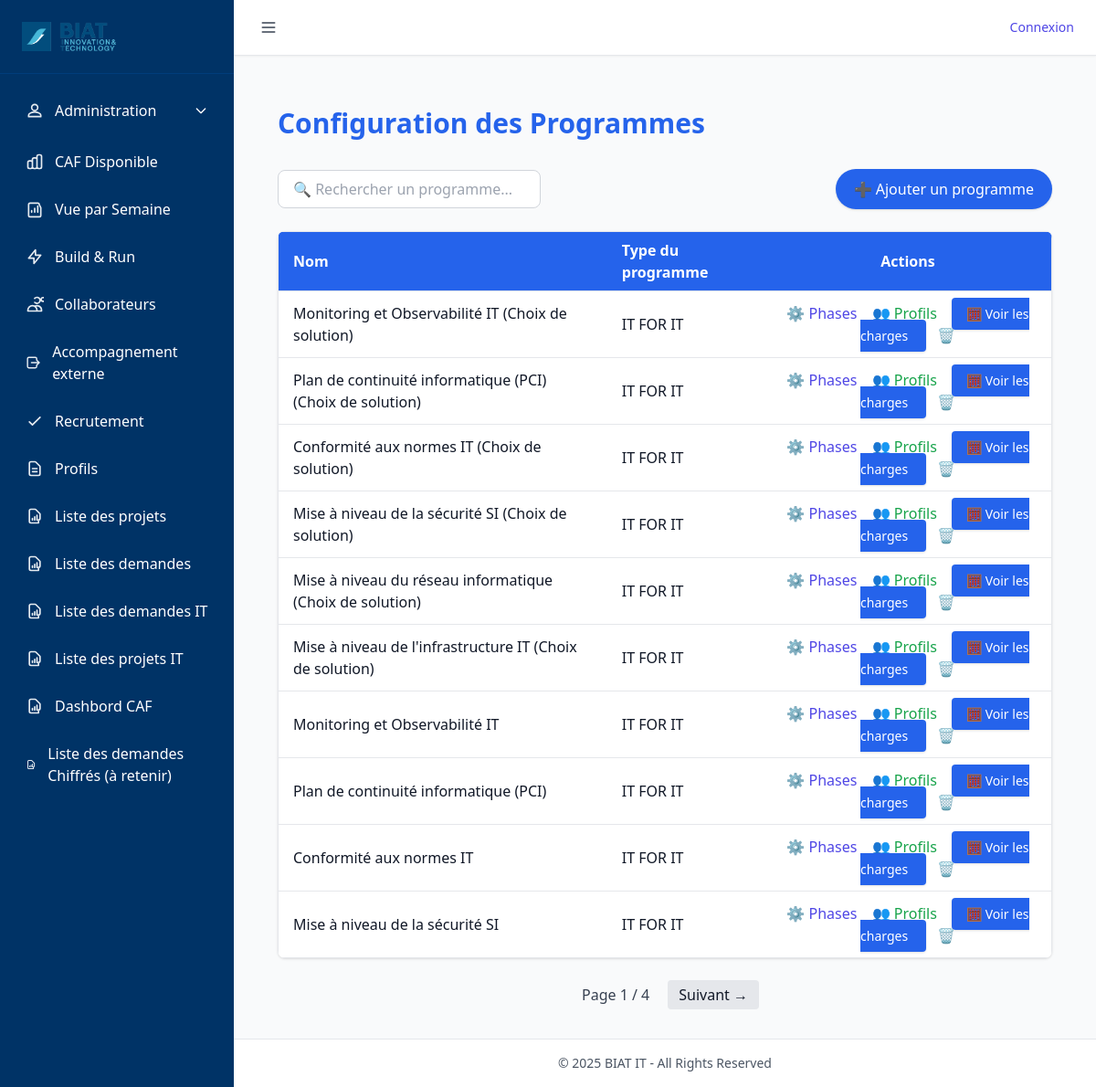
The app's page /programme_config/ with its own data.
### tables this page shows
CREATE TABLE "Programme" (
	"id"	INTEGER,
	"nom"	NVARCHAR(200),
	"idate"	DATE,
	"iuser"	INTEGER,
	"uuser"	INTEGER,
	"udate"	DATE, type NVARCHAR(200),
	PRIMARY KEY("id" AUTOINCREMENT)
);

### routes/programme_config_routes.py (the view)
@programme_config_bp.route("/")
def liste_programmes():
    q = (request.args.get("q", "") or "").strip()
    page = request.args.get("page", 1, type=int)
    per_page = 10
    offset = (page - 1) * per_page
    sql_base = "FROM Programme WHERE 1=1"
    params = []
    if q:
        sql_base += " AND nom LIKE ? COLLATE NOCASE"
        params.append(f"%{q}%")
    total_row = query_db(f"SELECT COUNT(*) as count {sql_base}", params, one=True)
    total = total_row["count"] if total_row else 0
    total_pages = (total + per_page - 1) // per_page  # arrondi supérieur
    sql = f"""
        SELECT id, nom, type
        {sql_base}
        ORDER BY id DESC
        LIMIT ? OFFSET ?
    """
    params += [per_page, offset]
    programmes = [dict(r) for r in query_db(sql, params)]
    return render_template(
        "Programme/programme_config_liste.html",
        programmes=programmes,
        q=q,
        page=page,
        total_pages=total_pages,
        total=total
    )

### utils/db_utils.py (called while the page is built)
def get_connection():
    conn = sqlite3.connect(
        DB_PATH,
        timeout=60,               # ⏱️ Patiente jusqu'à 60s avant "database is locked"
        check_same_thread=False
    )
    conn.row_factory = sqlite3.Row
    conn.execute("PRAGMA journal_mode=WAL;")      # Autorise les écritures concurrentes
    conn.execute("PRAGMA synchronous=NORMAL;")    # Bon compromis vitesse/sécurité
    conn.execute("PRAGMA foreign_keys = ON;")     # Active les clés étrangères
    conn.execute("PRAGMA busy_timeout = 60000;")  # Attend 60s avant d'abandonner une écriture
    return conn

def query_db(query, args=(), one=False, retries=3, delay=1):
    for attempt in range(retries):
        try:
            conn = get_connection()
            cur = conn.execute(query, args)
            rows = cur.fetchall()
            cur.close()
            conn.close()
            return (rows[0] if rows else None) if one else rows
        except sqlite3.OperationalError as e:
            if "locked" in str(e).lower() and attempt < retries - 1:
                time.sleep(delay)
                continue
            raise

### templates/Programme/programme_config_liste.html (shortened to what this page needs)
{% extends "base.html" %}
{% block content %}
<div class="max-w-6xl mx-auto px-6 py-8">
  <h1 class="text-3xl font-bold mb-8 text-blue-600">Configuration des Programmes</h1>
  <div class="flex items-center justify-between mb-6">
    <form method="get" action="{{ url_for('programme_config.liste_programmes') }}">
      <input type="text" name="q" value="{{ request.args.get('q', '') }}"
             placeholder="🔍 Rechercher un programme..."
             class="border border-gray-300 rounded-lg px-4 py-2 w-72 focus:ring-blue-400 focus:border-blue-400">
    </form>
    <button onclick="openAddModal()" class="bg-blue-600 hover:bg-blue-700 text-white px-5 py-2.5 rounded-full shadow">
      ➕ Ajouter un programme
    </button>
  </div>
  <div class="bg-white rounded-lg shadow overflow-x-auto">
    <table class="min-w-full border border-gray-200">
      <thead class="bg-blue-600 text-white">
        <tr>
          <th class="py-2 px-4 text-left">Nom</th>
             <th class="py-2 px-4 text-left">Type du programme</th>
          <th class="py-2 px-4 text-center">Actions</th>
        </tr>
      </thead>
      <tbody>
        {% for p in programmes %}
        <tr class="border-t hover:bg-gray-50">
          <td class="py-3 px-4">{{ p.nom }}</td>
            <td class="py-3 px-4">{{ p.type }}</td>
          <td class="py-3 px-4 text-center space-x-3">
            <button onclick="openPhasesModal({{ p.id }}, '{{ p.nom }}')" class="text-indigo-600 hover:text-indigo-800">⚙️ Phases</button>
            <button onclick="openProfilsModal({{ p.id }}, '{{ p.nom }}')" class="text-green-600 hover:text-green-800">👥 Profils</button>
          <a href="{{ url_for('programme_config.tableau_charges', programme_id=p.id) }}"
   class="bg-blue-600 hover:bg-blue-700 text-white px-4 py-2 rounded shadow text-sm">
   🧮 Voir les charges
</a>
            <form method="POST" action="{{ url_for('programme_config.supprimer_programme', id=p.id) }}" class="inline">
              <button type="submit" onclick="return confirm('Supprimer ce programme ?')" class="text-red-600 hover:text-red-800">🗑️</button>
            </form>
          </td>
        </tr>
        {% else %}
        <tr><td colspan="2" class="text-center py-4 text-gray-500">Aucun programme trouvé.</td></tr>
        {% endfor %}
      </tbody>
    </table>
  </div>
    {% if total_pages > 1 %}
<div class="flex justify-center items-center mt-6 gap-2">
  <span class="px-3 py-1 text-gray-700">
    Page {{ page }} / {{ total_pages }}
  </span>
  {% if page < total_pages %}
    <a href="?page={{ page + 1 }}{% if q %}&q={{ q }}{% endif %}"
       class="px-3 py-1 bg-gray-200 rounded hover:bg-gray-300">Suivant →</a>
  {% endif %}
</div>
{% endif %}
</div>
{% endblock %}

### static/css/styles.css (style rules this page uses)
body { background-color: #f8f9fa; }

### records on screen
Programme: nom "Monitoring et Observabilité IT (Choix de solution)", type "IT FOR IT"
Programme: nom "Plan de continuité informatique (PCI) (Choix de solution)", type "IT FOR IT"
Programme: nom "Conformité aux normes IT (Choix de solution)", type "IT FOR IT"
Programme: nom "Mise à niveau de la sécurité SI (Choix de solution)", type "IT FOR IT"
Programme: nom "Mise à niveau du réseau informatique (Choix de solution)", type "IT FOR IT"
Programme: nom "Mise à niveau de l'infrastructure IT (Choix de solution)", type "IT FOR IT"
Programme: nom "Monitoring et Observabilité IT", type "IT FOR IT"
Programme: nom "Plan de continuité informatique (PCI)", type "IT FOR IT"
Programme: nom "Conformité aux normes IT", type "IT FOR IT"
Programme: nom "Mise à niveau de la sécurité SI", type "IT FOR IT"

### other values on screen
{{ page }} "1"
{{ total_pages }} "4"
